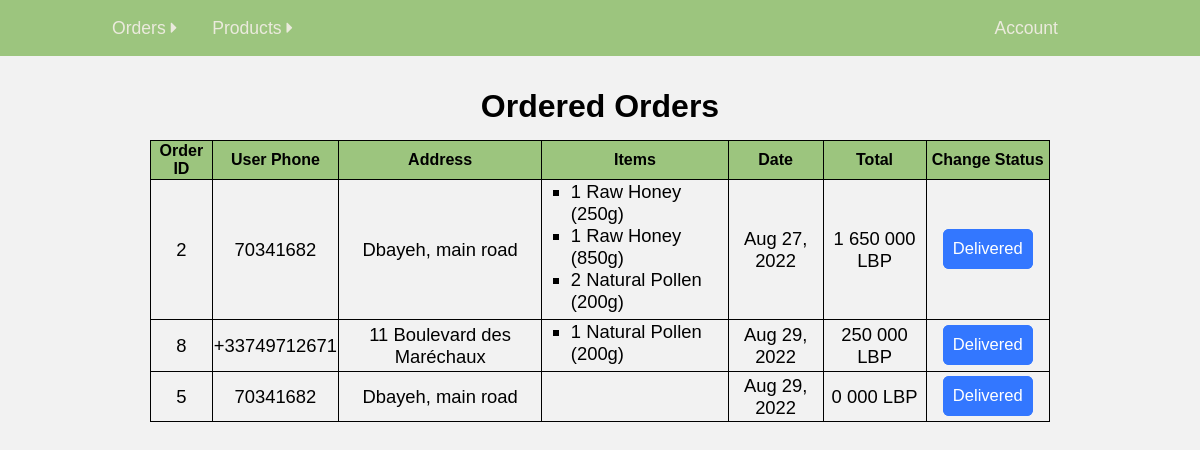
Page /orders/ordered (signed in) on the earlier database version.
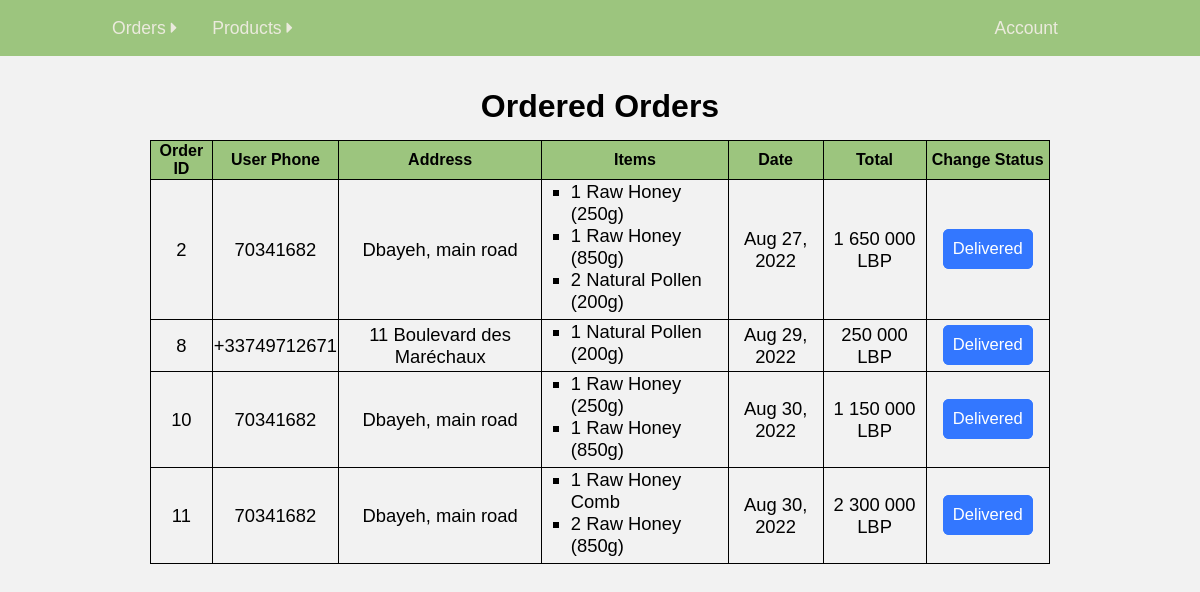
Same page on the later database version.
### conceptb/models.py (models this page shows, shortened)
class Order(db.Model):
    id = db.Column(db.Integer, primary_key=True)
    user_id = db.Column(db.Integer, db.ForeignKey('user.id'), nullable=False)
    status = db.Column(db.String, nullable=False)
    date_ordered = db.Column(db.DateTime)
    items = db.relationship('OrderItem', backref='order', lazy=True)
    def get_full_price(self):
        price = 0
        for item in self.items:
            price += item.quantity * (Product.query.get(item.product_id).price)
        return price

class User(db.Model, UserMixin):
    id = db.Column(db.Integer, primary_key=True)
    email = db.Column(db.String, unique=True, nullable=False)
    phone = db.Column(db.String, nullable=False)
    location = db.Column(db.String, nullable=False)
    password = db.Column(db.String, nullable=False)
    is_admin = db.Column(db.Boolean, default=False)
    orders = db.relationship('Order', backref='user', lazy=True)

class OrderItem(db.Model):
    id = db.Column(db.Integer, primary_key=True)
    order_id = db.Column(db.Integer, db.ForeignKey('order.id'), nullable=False)
    product_id = db.Column(db.Integer, db.ForeignKey('product.id'), nullable=False)
    quantity = db.Column(db.Integer, nullable=False, default=1)

class Product(db.Model):
    id = db.Column(db.Integer, primary_key=True)
    name = db.Column(db.String, nullable=False)
    price = db.Column(db.Integer, nullable=False)
    imageURL = db.Column(db.String, nullable=False)
    is_deleted = db.Column(db.Boolean, default=False)
    items = db.relationship('OrderItem', backref='product', lazy=True)

### conceptb/routes.py (the view)
@app.route('/orders/<genre>')
@login_required
def orders(genre):
    if current_user.is_admin == False:
        abort(403)
    if genre in ['ordered', 'delivered']:
        orders = Order.query.filter_by(status=genre.title()).order_by(Order.date_ordered.desc()).all()
        if genre == 'ordered':
            orders.reverse()
    else:
        abort(404)
    return render_template('orders.html', genre=genre, orders=orders)

### conceptb/models.py (called while the page is built)
@login_manager.user_loader
def load_user(user_id):
    return User.query.get(int(user_id))

### conceptb/templates/orders.html
{% extends "layout_admin.html" %}
{% block content %}
{% if genre == 'ordered' %}
<h1>Ordered Orders</h1>
{% else %}
<h1>Delivered Orders</h1>
{% endif %}
<table style="margin-top: 15px;">
    <tr>
        <th>Order ID</th>
        <th>User Phone</th>
        <th>Address</th>
        <th>Items</th>
        <th>Date</th>
        <th>Total</th>
        <th>Change Status</th>
    </tr>
    {% for order in orders %}
    <tr style="height: 50px;">
        <td class="center">{{ order.id }}</td>
        <td class="center">{{ order.user.phone }}</td>
        <td class="center">{{ order.user.location }}</td>
        <td>
            <ul style="padding-left : 1.5em; margin-bottom: 5px; list-style-type: square;">
                {% for item in order.items %}
                <li>{{ item.quantity }} {{ item.product.name }}</li>
                {% endfor %}
            </ul>
        </td>
        <td class="center">
            {{ order.date_ordered.strftime('%b %d, %Y') }}
        </td>
        <td class="center">
            {% set price =  order.get_full_price()|string %}
            {% if 3 > price|length %}
                {{ price }} 000 LBP
            {% else %}
                {{ price[:-3] }} {{ price[-3:] }} 000 LBP
            {% endif %}
        </td>
        <td class="center">
            {% if genre == 'ordered' %}
            <a class="btn-add" href="/delivered/{{order.id}}">Delivered</a>
            {% else %}
            <a class="btn-add" href="/ordered/{{order.id}}">Ordered</a>
            {% endif %}
        </td>
    </tr>
    {% endfor %}
</table>
{% endblock %}

Differences in the rows shown:
removed Order: id "5", user.phone "70341682", user.location "Dbayeh, main road", date_ordered "Aug 29, 2022", price "0"
now on this page (row edited): Order: id "10", user.phone "70341682", user.location "Dbayeh, main road", date_ordered "Aug 30, 2022", price "1", price "150"
added OrderItem: quantity "1", product.name "Raw Honey (250g)", shown under "10"
added OrderItem: quantity "1", product.name "Raw Honey (850g)", shown under "10"
added Order: id "11", user.phone "70341682", user.location "Dbayeh, main road", date_ordered "Aug 30, 2022", price "2", price "300"
added OrderItem: quantity "1", product.name "Raw Honey Comb", shown under "11"
added OrderItem: quantity "2", product.name "Raw Honey (850g)", shown under "11"
